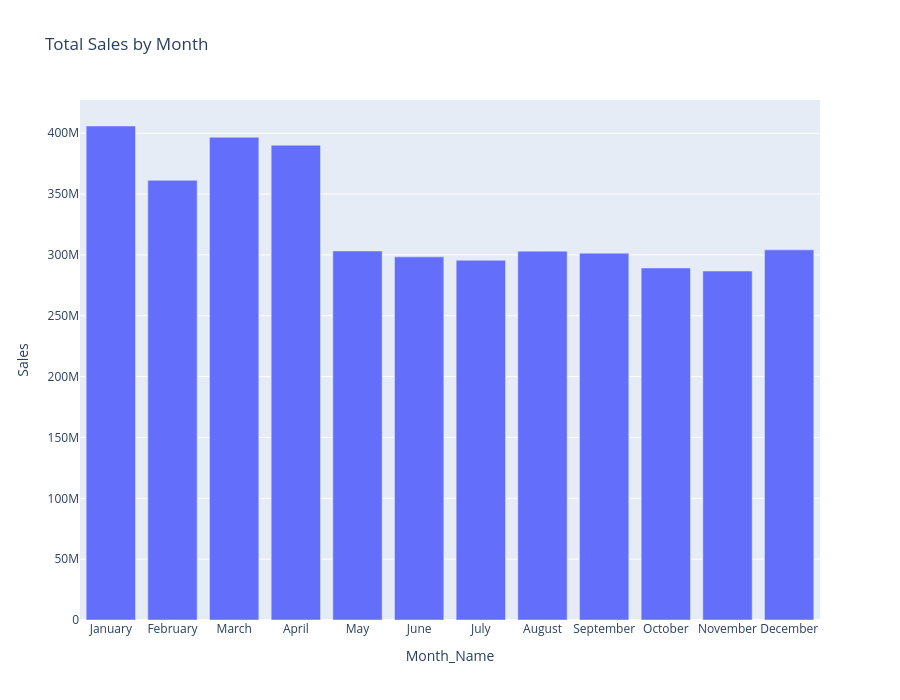

The notebook cell this image was saved under:
### Code cell
# 1. Define the correct chronological order
month_order = [
    'January', 'February', 'March', 'April', 'May', 'June', 
    'July', 'August', 'September', 'October', 'November', 'December'
]

# 2. Convert 'Month_Name' to a Categorical type with this specific order
df['Month_Name'] = pd.Categorical(df['Month_Name'], categories=month_order, ordered=True)

# 3. Now, when you sort or group, it will follow the calendar!
monthly_df = df.groupby("Month_Name", as_index=False).agg(
      Sales=('Sales_NGN', 'sum'),      # Sum of all sales for each category
).sort_values("Month_Name") # This will now sort Jan -> Dec
fig = px.bar(monthly_df, x='Month_Name', y='Sales', title='Total Sales by Month', height=700)
fig.show()

### Figure 1 — Plotly figure (JSON) as saved in the notebook; plotly's stock layout.template omitted (floating-point values rounded to 4 significant figures)
{"data": [{"hovertemplate": "Month_Name=%{x}<br>Sales=%{y}<extra></extra>", "legendgroup": "", "marker": {"color": "#636efa", "pattern": {"shape": ""}}, "name": "", "orientation": "v", "showlegend": false, "textposition": "auto", "type": "bar", "x": ["January", "February", "March", "April", "May", "June", "July", "August", "September", "October", "November", "December"], "xaxis": "x", "y": [405900000.0, 361300000.0, 396600000.0, 390100000.0, 303200000.0, 298400000.0, 295600000.0, 303100000.0, 301400000.0, 289300000.0, 286800000.0, 304100000.0], "yaxis": "y"}], "layout": {"barmode": "relative", "height": 700, "legend": {"tracegroupgap": 0}, "title": {"text": "Total Sales by Month"}, "xaxis": {"anchor": "y", "domain": [0, 1], "title": {"text": "Month_Name"}}, "yaxis": {"anchor": "x", "domain": [0, 1], "title": {"text": "Sales"}}}}
